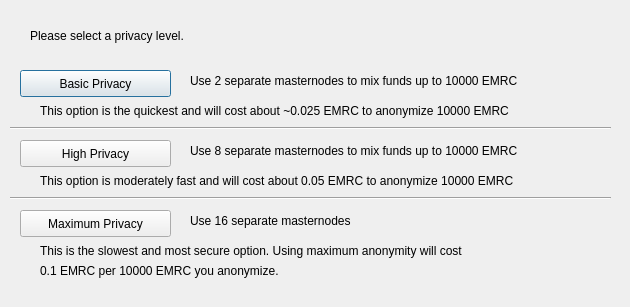
<?xml version="1.0" encoding="UTF-8"?>
<ui version="4.0">
 <class>DarksendConfig</class>
 <widget class="QDialog" name="DarksendConfig">
  <property name="geometry">
   <rect>
    <x>0</x>
    <y>0</y>
    <width>630</width>
    <height>307</height>
   </rect>
  </property>
  <property name="windowTitle">
   <string>Configure Darksend</string>
  </property>
  <widget class="QPushButton" name="buttonBasic">
   <property name="geometry">
    <rect>
     <x>20</x>
     <y>70</y>
     <width>151</width>
     <height>27</height>
    </rect>
   </property>
   <property name="text">
    <string>Basic Privacy</string>
   </property>
  </widget>
  <widget class="QPushButton" name="buttonHigh">
   <property name="geometry">
    <rect>
     <x>20</x>
     <y>140</y>
     <width>151</width>
     <height>27</height>
    </rect>
   </property>
   <property name="text">
    <string>High Privacy</string>
   </property>
  </widget>
  <widget class="QPushButton" name="buttonMax">
   <property name="geometry">
    <rect>
     <x>20</x>
     <y>210</y>
     <width>151</width>
     <height>27</height>
    </rect>
   </property>
   <property name="text">
    <string>Maximum Privacy</string>
   </property>
  </widget>
  <widget class="QLabel" name="label">
   <property name="geometry">
    <rect>
     <x>30</x>
     <y>20</y>
     <width>571</width>
     <height>31</height>
    </rect>
   </property>
   <property name="text">
    <string>Please select a privacy level.</string>
   </property>
  </widget>
  <widget class="QLabel" name="label_2">
   <property name="geometry">
    <rect>
     <x>190</x>
     <y>70</y>
     <width>421</width>
     <height>21</height>
    </rect>
   </property>
   <property name="text">
    <string>Use 2 separate masternodes to mix funds up to 10000 EMRC</string>
   </property>
  </widget>
  <widget class="QLabel" name="label_3">
   <property name="geometry">
    <rect>
     <x>190</x>
     <y>140</y>
     <width>411</width>
     <height>21</height>
    </rect>
   </property>
   <property name="text">
    <string>Use 8 separate masternodes to mix funds up to 10000 EMRC</string>
   </property>
  </widget>
  <widget class="QLabel" name="label_4">
   <property name="geometry">
    <rect>
     <x>190</x>
     <y>210</y>
     <width>421</width>
     <height>21</height>
    </rect>
   </property>
   <property name="text">
    <string>Use 16 separate masternodes</string>
   </property>
  </widget>
  <widget class="QLabel" name="label_6">
   <property name="geometry">
    <rect>
     <x>40</x>
     <y>100</y>
     <width>561</width>
     <height>21</height>
    </rect>
   </property>
   <property name="text">
    <string>This option is the quickest and will cost about ~0.025 EMRC to anonymize 10000 EMRC</string>
   </property>
  </widget>
  <widget class="QLabel" name="label_7">
   <property name="geometry">
    <rect>
     <x>40</x>
     <y>170</y>
     <width>561</width>
     <height>21</height>
    </rect>
   </property>
   <property name="text">
    <string>This option is moderately fast and will cost about 0.05 EMRC to anonymize 10000 EMRC</string>
   </property>
  </widget>
  <widget class="QLabel" name="label_8">
   <property name="geometry">
    <rect>
     <x>40</x>
     <y>240</y>
     <width>561</width>
     <height>21</height>
    </rect>
   </property>
   <property name="text">
    <string>This is the slowest and most secure option. Using maximum anonymity will cost</string>
   </property>
  </widget>
  <widget class="QLabel" name="label_9">
   <property name="geometry">
    <rect>
     <x>40</x>
     <y>260</y>
     <width>561</width>
     <height>21</height>
    </rect>
   </property>
   <property name="text">
    <string>0.1 EMRC per 10000 EMRC you anonymize.</string>
   </property>
  </widget>
  <widget class="Line" name="line">
   <property name="geometry">
    <rect>
     <x>10</x>
     <y>120</y>
     <width>601</width>
     <height>16</height>
    </rect>
   </property>
   <property name="orientation">
    <enum>Qt::Horizontal</enum>
   </property>
  </widget>
  <widget class="Line" name="line_2">
   <property name="geometry">
    <rect>
     <x>10</x>
     <y>190</y>
     <width>601</width>
     <height>16</height>
    </rect>
   </property>
   <property name="orientation">
    <enum>Qt::Horizontal</enum>
   </property>
  </widget>
 </widget>
 <resources/>
 <connections/>
</ui>
